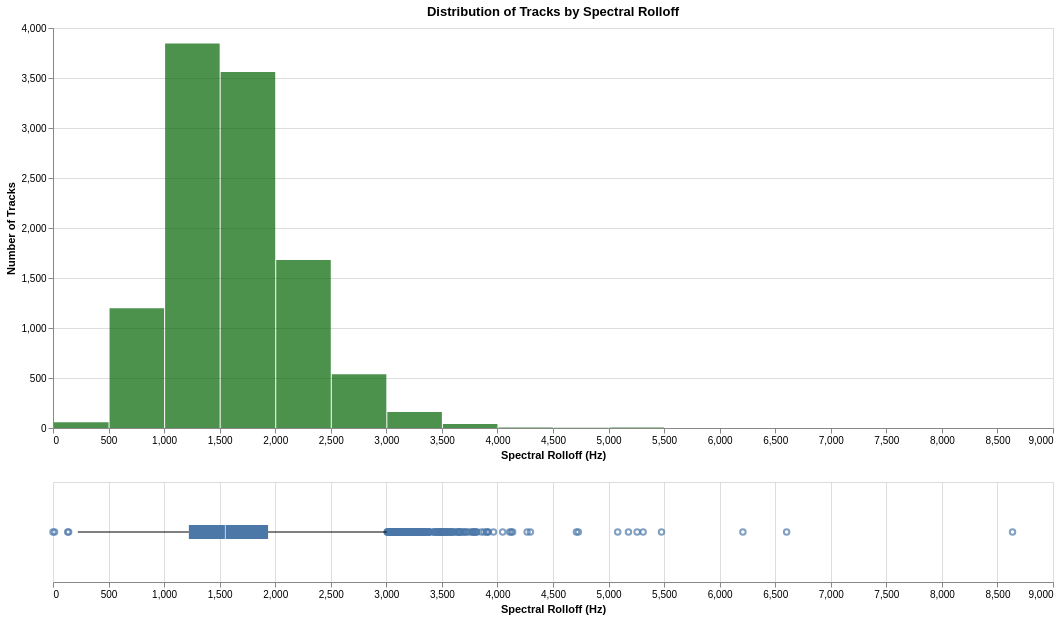

The notebook cell saved with this chart:
### Code cell
chart_data = df[['rolloff']].dropna().copy()
chart_data['rolloff'] = pd.to_numeric(chart_data['rolloff'])

histogram_chart = alt.Chart(chart_data).mark_bar(
    color='darkgreen',
    opacity=0.7,
    tooltip=True
).encode(
    x=alt.X('rolloff', bin=alt.Bin(maxbins=40), title='Spectral Rolloff (Hz)'), 
    y=alt.Y('count()', title='Number of Tracks')
).properties(
    title='Distribution of Tracks by Spectral Rolloff', 
    width=1000,
    height=400
)

boxplot_chart = alt.Chart(chart_data).mark_boxplot().encode(
    x=alt.X('rolloff', title='Spectral Rolloff (Hz)'),
    tooltip=[
        alt.Tooltip('min(rolloff)', title='Min Rolloff'),
        alt.Tooltip('q1(rolloff)', title='Q1 Rolloff'),
        alt.Tooltip('median(rolloff)', title='Median Rolloff'),
        alt.Tooltip('q3(rolloff)', title='Q3 Rolloff'),
        alt.Tooltip('max(rolloff)', title='Max Rolloff')
    ]
).properties(width=1000, height=100)

final_chart = histogram_chart & boxplot_chart
display(final_chart)

### Figure 1 — Vega specification as saved in the notebook (floating-point values rounded to 4 significant figures; data arrays with more than 128 entries replaced by an {"elided": "..."} marker saying what was removed)
{"$schema": "https://vega.github.io/schema/vega/v5.json", "data": [{"name": "source_0"}, {"name": "data_0", "values": [{"__count": 537, "bin_maxbins_40_rolloff": 2500.0, "bin_maxbins_40_rolloff_end": 3000.0}, {"__count": 160, "bin_maxbins_40_rolloff": 3000.0, "bin_maxbins_40_rolloff_end": 3500.0}, {"__count": 1680, "bin_maxbins_40_rolloff": 2000.0, "bin_maxbins_40_rolloff_end": 2500.0}, {"__count": 3846, "bin_maxbins_40_rolloff": 1000.0, "bin_maxbins_40_rolloff_end": 1500.0}, {"__count": 3560, "bin_maxbins_40_rolloff": 1500.0, "bin_maxbins_40_rolloff_end": 2000.0}, {"__count": 41, "bin_maxbins_40_rolloff": 3500.0, "bin_maxbins_40_rolloff_end": 4000.0}, {"__count": 1197, "bin_maxbins_40_rolloff": 500.0, "bin_maxbins_40_rolloff_end": 1000.0}, {"__count": 5, "bin_maxbins_40_rolloff": 5000.0, "bin_maxbins_40_rolloff_end": 5500.0}, {"__count": 1, "bin_maxbins_40_rolloff": 6000.0, "bin_maxbins_40_rolloff_end": 6500.0}, {"__count": 57, "bin_maxbins_40_rolloff": 0.0, "bin_maxbins_40_rolloff_end": 500.0}, {"__count": 6, "bin_maxbins_40_rolloff": 4000.0, "bin_maxbins_40_rolloff_end": 4500.0}, {"__count": 2, "bin_maxbins_40_rolloff": 4500.0, "bin_maxbins_40_rolloff_end": 5000.0}, {"__count": 1, "bin_maxbins_40_rolloff": 8500.0, "bin_maxbins_40_rolloff_end": 9000.0}, {"__count": 1, "bin_maxbins_40_rolloff": 6500.0, "bin_maxbins_40_rolloff_end": 7000.0}]}, {"name": "data_1"}, {"name": "data_2", "values": {"elided": "217 records"}}, {"name": "data_3"}, {"name": "data_4", "values": [{"lower_box_rolloff": 1223.0, "lower_whisker_rolloff": 223.5, "max_rolloff": 3004.0}]}, {"name": "data_5", "values": [{"max_rolloff": 3004.0, "upper_box_rolloff": 1936.0, "upper_whisker_rolloff": 3004.0}]}, {"name": "data_6"}, {"name": "data_7", "values": [{"lower_box_rolloff": 1223.0, "max_rolloff": 8636.0, "upper_box_rolloff": 1936.0}]}, {"name": "data_8", "values": [{"lower_box_rolloff": 1223.0, "max_rolloff": 8636.0, "mid_box_rolloff": 1551.0, "upper_box_rolloff": 1936.0}]}, {"name": "data_0_concat_0_y_domain___count", "values": [{"min": 1, "max": 3846}]}], "signals": [{"name": "concat_0_bin_maxbins_40_rolloff_bins", "value": {"fields": ["rolloff"], "fname": "bin_rolloff", "start": 0.0, "step": 500.0, "stop": 9000.0}}, {"name": "concat_0_height", "value": 400}, {"name": "concat_1_height", "value": 100}], "marks": [{"type": "group", "name": "concat_0_group", "encode": {"update": {"height": {"signal": "concat_0_height"}, "width": {"signal": "width"}}}, "marks": [{"type": "rect", "name": "concat_0_marks", "from": {"data": "data_0"}, "encode": {"update": {"x": {"field": "bin_maxbins_40_rolloff_end", "scale": "concat_0_x", "offset": {"signal": "0.5 + (abs(scale(\"concat_0_x\", datum[\"bin_maxbins_40_rolloff_end\"]) - scale(\"concat_0_x\", datum[\"bin_maxbins_40_rolloff\"])) < 0.25 ? 0.5 * (0.25 - (abs(scale(\"concat_0_x\", datum[\"bin_maxbins_40_rolloff_end\"]) - scale(\"concat_0_x\", datum[\"bin_maxbins_40_rolloff\"])))) : -0.5)"}}, "y": {"field": "__count", "scale": "concat_0_y"}, "opacity": {"value": 0.7}, "fill": {"value": "darkgreen"}, "y2": {"value": 0, "scale": "concat_0_y"}, "tooltip": {"signal": "{\"Spectral Rolloff (Hz)\": !isValid(datum[\"bin_maxbins_40_rolloff\"]) || !isFinite(+datum[\"bin_maxbins_40_rolloff\"]) ? \"null\" : format(datum[\"bin_maxbins_40_rolloff\"], \"\") + \" – \" + format(datum[\"bin_maxbins_40_rolloff_end\"], \"\"), \"Number of Tracks\": format(datum[\"__count\"], \"\")}"}, "x2": {"field": "bin_maxbins_40_rolloff", "scale": "concat_0_x", "offset": {"signal": "0.5 + (abs(scale(\"concat_0_x\", datum[\"bin_maxbins_40_rolloff_end\"]) - scale(\"concat_0_x\", datum[\"bin_maxbins_40_rolloff\"])) < 0.25 ? -0.5 * (0.25 - (abs(scale(\"concat_0_x\", datum[\"bin_maxbins_40_rolloff_end\"]) - scale(\"concat_0_x\", datum[\"bin_maxbins_40_rolloff\"])))) : 0.5)"}}}}, "style": ["bar"]}], "axes": [{"scale": "concat_0_y", "gridScale": "concat_0_x", "aria": false, "ticks": false, "labels": false, "minExtent": 0, "domain": false, "tickCount": {"signal": "ceil(concat_0_height/40)"}, "orient": "left", "maxExtent": 0, "zindex": 0, "grid": true}, {"scale": "concat_0_x", "labelOverlap": true, "title": "Spectral Rolloff (Hz)", "tickCount": {"signal": "ceil(width/10)"}, "grid": false, "labelFlush": true, "orient": "bottom", "zindex": 0}, {"scale": "concat_0_y", "grid": false, "labelOverlap": true, "tickCount": {"signal": "ceil(concat_0_height/40)"}, "zindex": 0, "title": "Number of Tracks", "orient": "left"}], "title": {"text": "Distribution of Tracks by Spectral Rolloff", "frame": "group"}, "style": "cell"}, {"type": "group", "name": "concat_1_group", "encode": {"update": {"width": {"signal": "width"}, "height": {"signal": "concat_1_height"}}}, "signals": [{"name": "height", "update": "concat_1_height"}], "marks": [{"type": "symbol", "name": "concat_1_layer_0_layer_0_marks", "from": {"data": "data_2"}, "encode": {"update": {"x": {"field": "rolloff", "scale": "concat_1_x"}, "y": {"signal": "concat_1_height", "mult": 0.5}, "opacity": {"value": 0.7}, "stroke": {"value": "#4c78a8"}, "fill": {"value": "transparent"}}}, "style": ["point", "boxplot-outliers"]}, {"type": "rule", "name": "concat_1_layer_0_layer_1_layer_0_marks", "from": {"data": "data_4"}, "encode": {"update": {"stroke": {"value": "black"}, "y": {"signal": "concat_1_height", "mult": 0.5}, "x2": {"field": "lower_box_rolloff", "scale": "concat_1_x"}, "tooltip": {"signal": "format(datum[\"max_rolloff\"], \"\")"}, "x": {"field": "lower_whisker_rolloff", "scale": "concat_1_x"}}}, "style": ["rule", "boxplot-rule"], "aria": false}, {"type": "rule", "name": "concat_1_layer_0_layer_1_layer_1_marks", "from": {"data": "data_5"}, "encode": {"update": {"tooltip": {"signal": "format(datum[\"max_rolloff\"], \"\")"}, "y": {"signal": "concat_1_height", "mult": 0.5}, "x": {"field": "upper_box_rolloff", "scale": "concat_1_x"}, "stroke": {"value": "black"}, "x2": {"field": "upper_whisker_rolloff", "scale": "concat_1_x"}}}, "aria": false, "style": ["rule", "boxplot-rule"]}, {"type": "rect", "name": "concat_1_layer_1_layer_0_marks", "from": {"data": "data_7"}, "encode": {"update": {"tooltip": {"signal": "format(datum[\"max_rolloff\"], \"\")"}, "fill": {"value": "#4c78a8"}, "x": {"field": "lower_box_rolloff", "scale": "concat_1_x"}, "yc": {"signal": "concat_1_height", "mult": 0.5}, "height": {"value": 14}, "x2": {"field": "upper_box_rolloff", "scale": "concat_1_x"}}}, "style": ["bar", "boxplot-box"]}, {"type": "rect", "name": "concat_1_layer_1_layer_1_marks", "from": {"data": "data_8"}, "encode": {"update": {"xc": {"field": "mid_box_rolloff", "scale": "concat_1_x"}, "fill": [{"value": "#4c78a8", "test": "datum['lower_box_rolloff'] >= datum['upper_box_rolloff']"}, {"value": "white"}], "width": {"value": 1}, "tooltip": {"signal": "format(datum[\"max_rolloff\"], \"\")"}, "opacity": {"value": 0.7}, "yc": {"signal": "concat_1_height", "mult": 0.5}, "height": {"value": 14}}}, "aria": false, "style": ["tick", "boxplot-median"]}], "axes": [{"scale": "concat_1_x", "tickCount": {"signal": "ceil(width/40)"}, "labels": false, "minExtent": 0, "grid": true, "ticks": false, "zindex": 0, "aria": false, "maxExtent": 0, "domain": false, "orient": "bottom"}, {"scale": "concat_1_x", "zindex": 0, "orient": "bottom", "title": "Spectral Rolloff (Hz)", "labelFlush": true, "labelOverlap": true, "tickCount": {"signal": "ceil(width/40)"}, "grid": false}], "style": "cell"}], "scales": [{"name": "concat_0_x", "type": "linear", "domain": {"signal": "[concat_0_bin_maxbins_40_rolloff_bins.start, concat_0_bin_maxbins_40_rolloff_bins.stop]"}, "range": [0, {"signal": "width"}], "bins": {"signal": "concat_0_bin_maxbins_40_rolloff_bins"}, "zero": false}, {"name": "concat_0_y", "type": "linear", "domain": [{"signal": "(data(\"data_0_concat_0_y_domain___count\")[0] || {}).min"}, {"signal": "(data(\"data_0_concat_0_y_domain___count\")[0] || {}).max"}], "range": [{"signal": "concat_0_height"}, 0], "nice": true, "zero": true}, {"name": "concat_1_x", "type": "linear", "domain": {"fields": [{"data": "data_2", "field": "rolloff"}, {"data": "data_4", "field": "lower_whisker_rolloff"}, {"data": "data_4", "field": "lower_box_rolloff"}, {"data": "data_5", "field": "upper_box_rolloff"}, {"data": "data_5", "field": "upper_whisker_rolloff"}, {"data": "data_7", "field": "lower_box_rolloff"}, {"data": "data_7", "field": "upper_box_rolloff"}, {"data": "data_8", "field": "mid_box_rolloff"}]}, "range": [0, {"signal": "width"}], "zero": true, "nice": true}], "width": 1000, "background": "white", "layout": {"padding": 20, "columns": 1, "bounds": "full", "align": "each"}, "padding": 5}
